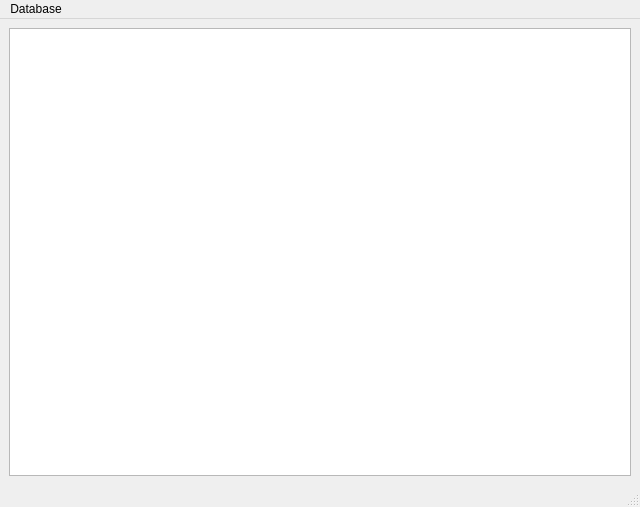
<?xml version="1.0" encoding="UTF-8"?>
<ui version="4.0">
 <class>MainWindow</class>
 <widget class="QMainWindow" name="MainWindow">
  <property name="geometry">
   <rect>
    <x>0</x>
    <y>0</y>
    <width>640</width>
    <height>507</height>
   </rect>
  </property>
  <property name="windowTitle">
   <string>MainWindow</string>
  </property>
  <widget class="QWidget" name="centralwidget">
   <layout class="QGridLayout" name="gridLayout">
    <item row="0" column="0">
     <widget class="QTableView" name="tableView"/>
    </item>
   </layout>
  </widget>
  <widget class="QMenuBar" name="menubar">
   <property name="geometry">
    <rect>
     <x>0</x>
     <y>0</y>
     <width>640</width>
     <height>21</height>
    </rect>
   </property>
   <widget class="QMenu" name="menuFile">
    <property name="title">
     <string>Database</string>
    </property>
    <addaction name="aConnectDB"/>
   </widget>
   <addaction name="menuFile"/>
  </widget>
  <widget class="QStatusBar" name="statusbar"/>
  <action name="aConnectDB">
   <property name="text">
    <string>Подключиться к БД</string>
   </property>
  </action>
  <action name="aSelectSPORTMEN">
   <property name="text">
    <string>Показать всех спортсменов</string>
   </property>
  </action>
  <action name="aAddRecord">
   <property name="text">
    <string>Add record()</string>
   </property>
  </action>
  <action name="aUpdRecord">
   <property name="text">
    <string>Upd record()</string>
   </property>
  </action>
 </widget>
 <resources/>
 <connections/>
</ui>
